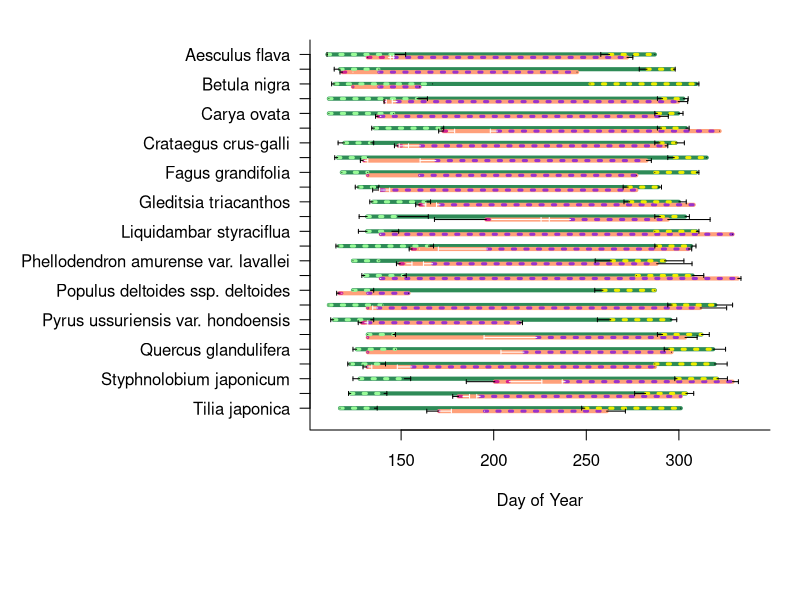
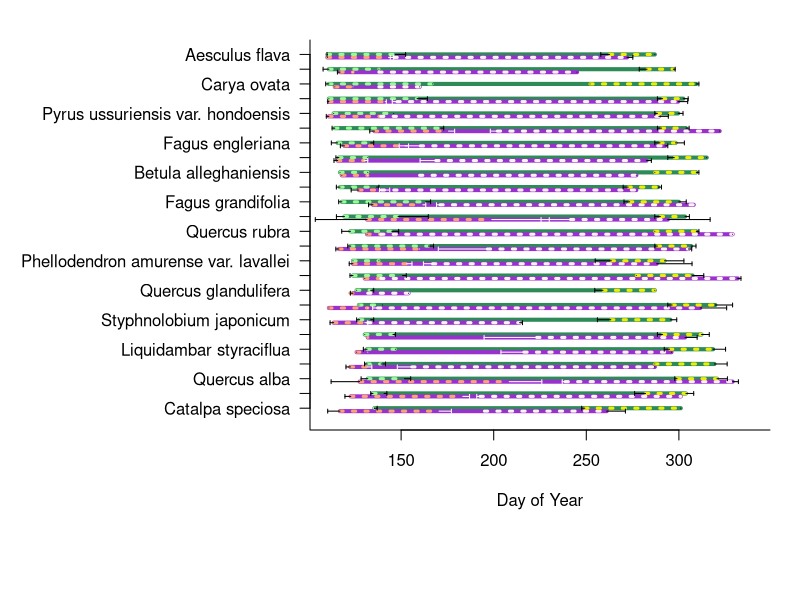
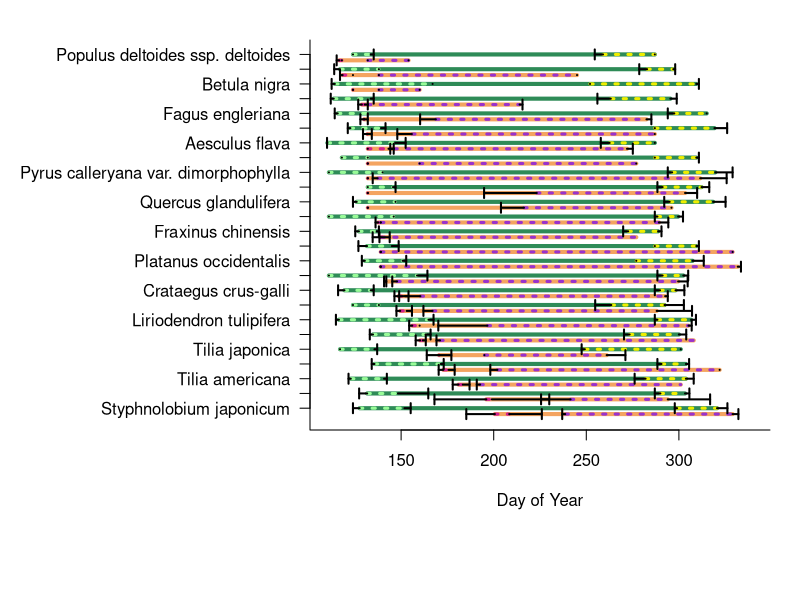
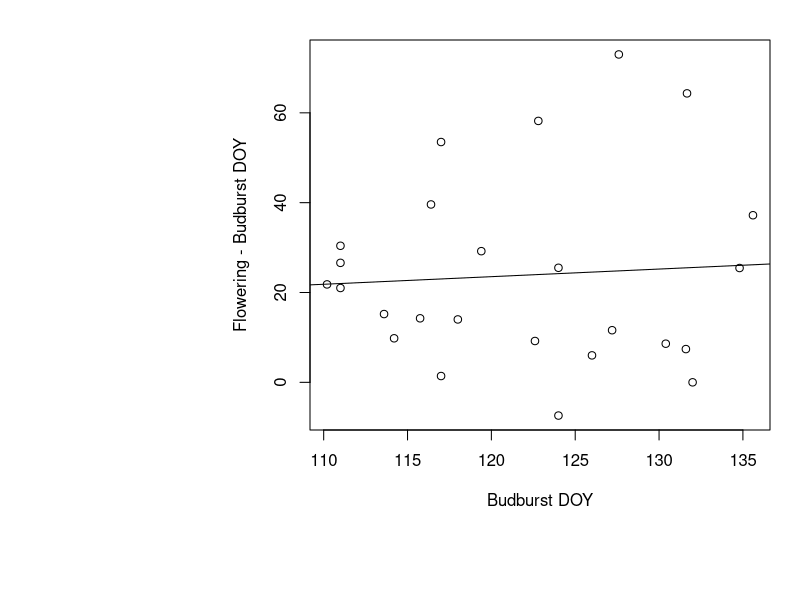
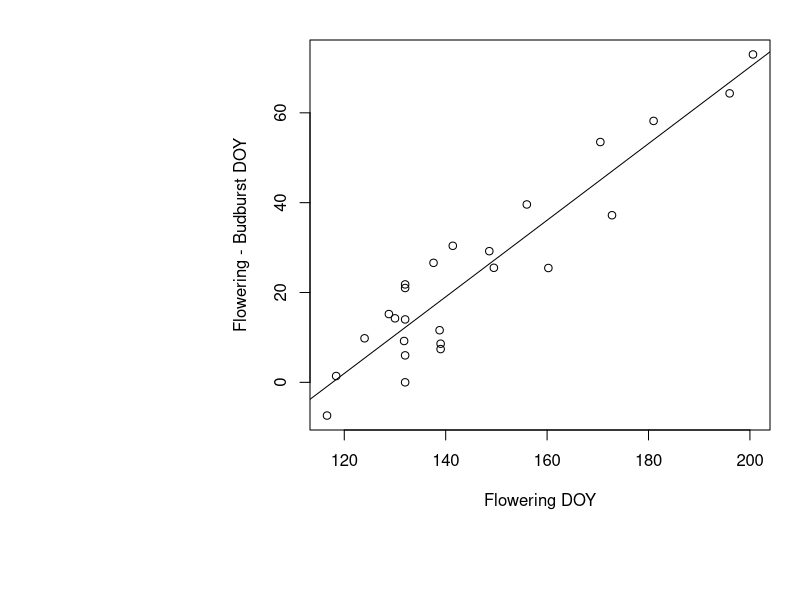
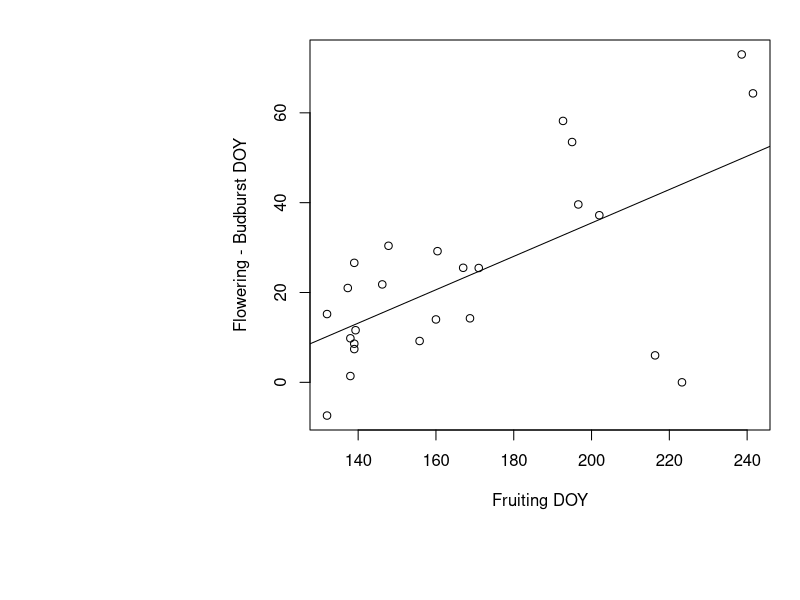
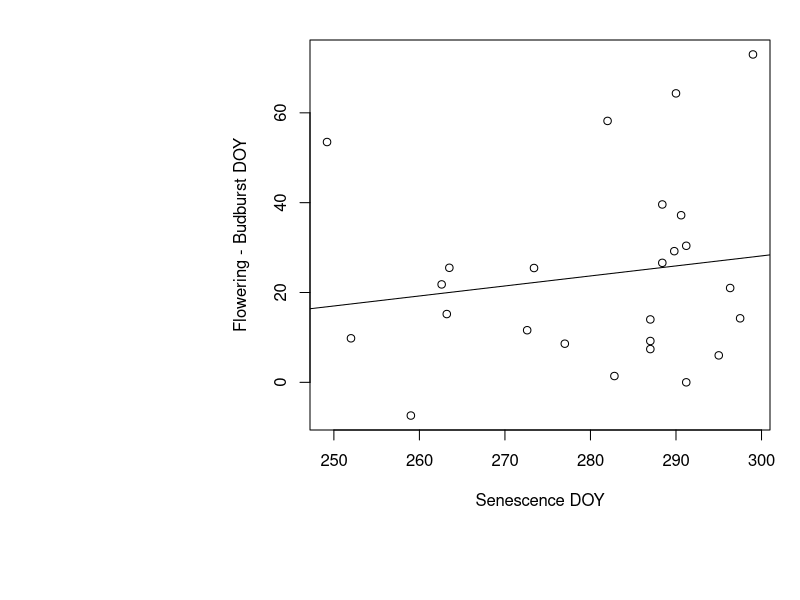
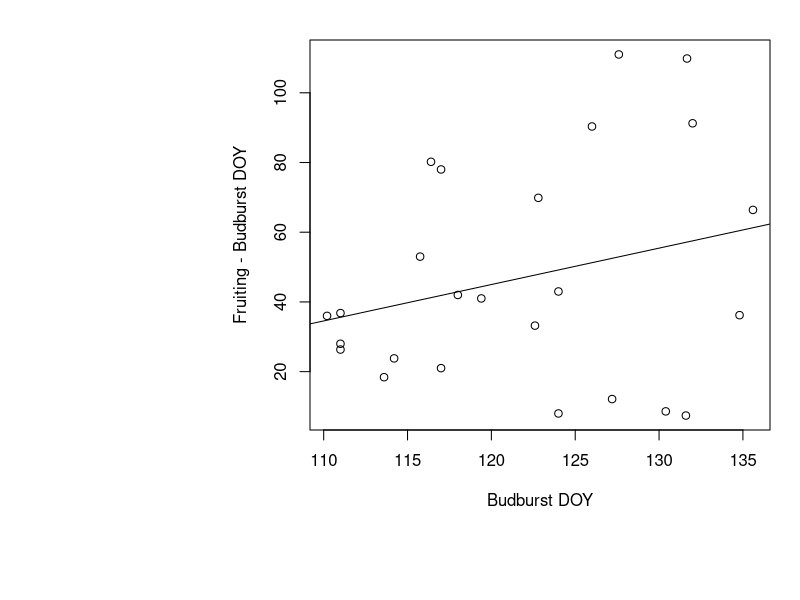

The R script that drew these images, in order: (Note: this script raises an error after producing the figures.)

###Start of code to make a plot of when different phenological phases (growth, flowering, fruiting) 
#occur during the growing season at Arnold ARboretum, for Sally Gee's thesis data
#STarted by Ailene, Feb 1, 2016, then handed off to Sally!
#Edited by sally

##New edits with offsetting lines and error bars
#started 7/10/2016

##Second edits with plotting whole growing season started 7/24/16

##Read in data:
setwd("~/git/phenconstraints")
dat<-read.csv("data/growingseason_doy.csv", header=T)
dat2<-read.csv("data/growingseason_doy2.csv", header = T)
dim(dat)
head(dat)
names(dat)
names(dat2)

library(RColorBrewer)
#Assign colors, using the RcolorBrewer package- each species gets a different color
cols <- colorRampPalette(brewer.pal(8,"Accent"))(25)

##data are currently by individual, but we want to plot them by species. 
## convert this to a summary by species (with mean start and end date across species for each phase)

LDstartm<-tapply(dat$LDStart_DOY,dat$Species,mean, na.rm=T)
LDendm<-tapply(dat$LDEnd_DOY,dat$Species,mean, na.rm=T)
FLstartm<-tapply(dat$FloStart_DOY,dat$Species,mean, na.rm=T)
FLendm<-tapply(dat$FloEnd_DOY,dat$Species,mean, na.rm=T)
FRstartm<-tapply(dat$FruStart_DOY,dat$Species,mean, na.rm=T)
FRendm<-tapply(dat$FruEnd_DOY,dat$Species,mean, na.rm=T)
SENstartm<-tapply(dat$SenStart_DOY,dat$Species,mean, na.rm=T)
SENendm<-tapply(dat$SenEnd_DOY,dat$Species,mean, na.rm=T)

## finding the standard deviation
LDstart.sd<-tapply(dat$LDStart_DOY,dat$Species, sd, na.rm=T)
LDend.sd<-tapply(dat$LDEnd_DOY,dat$Species,sd, na.rm=T)
FLstart.sd<-tapply(dat$FloStart_DOY,dat$Species,sd, na.rm=T)
FLend.sd<-tapply(dat$FloEnd_DOY,dat$Species,sd, na.rm=T)
FRstart.sd<-tapply(dat$FruStart_DOY,dat$Species,sd, na.rm=T)
FRend.sd<-tapply(dat$FruEnd_DOY,dat$Species,sd, na.rm=T)
SENstart.sd<-tapply(dat$SenStart_DOY,dat$Species,sd, na.rm=T)
SENend.sd<-tapply(dat$SenEnd_DOY,dat$Species,sd, na.rm=T)

# tried length () to get sample size but that did not work. It said I was passing it two arguments.
#LDstart.n<-tapply(dat$LDStart_DOY,dat$Species,length(length(dat$Species[i])), na.rm=T)
#used table() instead and returns a vector

samplesize <- table(dat$Species)

#standard error = standard deviation of DOY/sqrt of sample size of each species
LDstart.se<- LDstart.sd/sqrt(samplesize)
LDend.se<- LDend.sd/sqrt(samplesize)
FLstart.se<-FLstart.sd/sqrt(samplesize)
FLend.se<-FLend.sd/sqrt(samplesize)
FRstart.se<-FRstart.sd/sqrt(samplesize)
FRend.se<-FRend.sd/sqrt(samplesize)
SENstart.se<-SENstart.sd/sqrt(samplesize)
SENend.se<-SENend.sd/sqrt(samplesize)

### 8/8 sort values from earliest LD start date to latest 

lLDstartm<-sort(LDstartm, decreasing = FALSE)
lLDendm<-LDendm[names(LDstartm)]
lFLstartm<-LDstartm[names(LDstartm)]
lFLendm<-FLendm[names(LDstartm)]
lFRstartm<-FRstartm[names(LDstartm)]
lFRendm<-FRendm[names(LDstartm)]
lSENstartm<-SENstartm[names(LDstartm)]
lSENendm<-SENendm[names(LDstartm)]

lLDstart.sd<-LDstart.sd[names(LDstartm)]
lLDend.sd<-LDend.sd[names(LDstartm)]
lFLstart.sd<-FLstart.sd[names(LDstartm)]
lFLend.sd<-FLend.sd[names(LDstartm)]
lFRstart.sd<-FRstart.sd[names(LDstartm)]
lFRend.sd<-FRend.sd[names(LDstartm)]
lSENstart.sd<-SENstart.sd[names(LDstartm)]
lSENend.sd<-SENend.sd[names(LDstartm)]

lsamplesize <- samplesize[names(LDstartm)]

lLDstart.se<- LDstart.se[names(LDstartm)]
lLDend.se<- LDend.se[names(LDstartm)]
lFLstart.se<-FLstart.se[names(LDstartm)]
lFLend.se<-FLend.se[names(LDstartm)]
lFRstart.se<-FRstart.se[names(LDstartm)]
lFRend.se<-FRend.se[names(LDstartm)]
lSENstart.se<-SENstart.se[names(LDstartm)]
lSENend.se<-SENend.se[names(LDstartm)]

##sort by flowering time

fFLstartm<-sort(FLstartm, decreasing = FALSE)
fLDendm<-LDendm[names(fFLstartm)]
fLDstartm<-LDstartm[names(fFLstartm)]
fFLendm<-FLendm[names(fFLstartm)]
fFRstartm<-FRstartm[names(fFLstartm)]
fFRendm<-FRendm[names(fFLstartm)]
fSENstartm<-SENstartm[names(fFLstartm)]
fSENendm<-SENendm[names(fFLstartm)]

fLDstart.sd<-LDstart.sd[names(fFLstartm)]
fLDend.sd<-LDend.sd[names(fFLstartm)]
fFLstart.sd<-FLstart.sd[names(fFLstartm)]
fFLend.sd<-FLend.sd[names(fFLstartm)]
fFRstart.sd<-FRstart.sd[names(fFLstartm)]
fFRend.sd<-FRend.sd[names(fFLstartm)]
fSENstart.sd<-SENstart.sd[names(fFLstartm)]
fSENend.sd<-SENend.sd[names(fFLstartm)]


fsamplesize <- samplesize[names(fFLstartm)]

fLDstart.se<- LDstart.se[names(fFLstartm)]
fLDend.se<- LDend.se[names(fFLstartm)]
fFLstart.se<-FLstart.se[names(fFLstartm)]
fFLend.se<-FLend.se[names(fFLstartm)]
fFRstart.se<-FRstart.se[names(fFLstartm)]
fFRend.se<-FRend.se[names(fFLstartm)]
fSENstart.se<-SENstart.se[names(fFLstartm)]
fSENend.se<-SENend.se[names(fFLstartm)]



##Now Plot
#figure out what max and min values are for all phases, so that i know what the x axis limits should be
max(dat[,12:19],na.rm=T)
min(dat[,12:19],na.rm=T)
quartz(height=10,width=10)#for pc you replace "quartz" with X11
par(mai=c(1,3,.2,.1), omi=c(.7,.1,.2,.2))
plot(10,10, type="p", cex=.8,pch=21, col="white", bty="L", xlab="Day of Year",ylab=" ", ylim=c(1,50), yaxt='n',xlim=c(110,340),las=1)
axis(side=2,at=c(seq(from =2, to = 50, by = 2)),labels=(paste(rev(names(LDstartm)))),las=1)

#Start with Aesculus
species<-names(LDstartm)


### 7/24/16
y<-rev(seq(from =2, to = 50, by = 2))
for(i in 1:length(species)){
  lines(c(LDstartm[i],SENendm[i]),c(y[i],y[i]), col="seagreen",lwd=4)
  lines(c(FLstartm[i],FRendm[i]),c(y[i]-0.4,y[i]-0.4),col="lightsalmon", lwd=4)
  lines(c(FLstartm[i],FLendm[i]),c(y[i]-0.4,y[i]-0.4), col="violetred", lty = 3, lwd=3)
  lines(c(LDstartm[i],LDendm[i]),c(y[i],y[i]), col="palegreen", lty=3, lwd=3)
  lines(c(FRstartm[i],FRendm[i]),c(y[i]-0.4,y[i]-0.4), col="darkorchid", lty=3, lwd=3)
  lines(c(SENstartm[i],SENendm[i]),c(y[i],y[i]), col="yellow2", lty=3,lwd=3)
}


# error bars

for(i in 1:length(species)){
  arrows(LDstartm[i],y[i], LDstartm[i]-LDstart.se[i],y[i], length =0.02, angle=90, code=2, lty = 1,lwd = 1)
  arrows(LDendm[i],y[i], LDendm[i]+LDend.se[i],y[i], length =0.02, angle=90, code=2, lty = 1,lwd = 1)
  arrows(FLstartm[i],y[i]-0.4, FLstartm[i]-FLstart.se[i],y[i]-0.4, length =0.02, angle=90, code=2, lty = 1,lwd = 1)
  arrows(FLendm[i],y[i]-0.4, FLendm[i]+FLend.se[i],y[i]-0.4, length =0.02, angle=90, code=2, col = "white",lty = 1,lwd = 1)
  arrows(FRstartm[i],y[i]-0.4, FRstartm[i]-FRstart.se[i],y[i]-0.4, length =0.02, angle=90, code=2, col = "white", lty = 1,lwd = 1)
  arrows(FRendm[i],y[i]-0.4, FRendm[i]+FRend.se[i],y[i]-0.4, length =0.02, angle=90, code=2, lty = 1,lwd = 1)
  arrows(SENstartm[i],y[i], SENstartm[i]-SENstart.se[i],y[i], length =0.02, angle=90, code=2, lty = 1,lwd = 1)
  arrows(SENendm[i],y[i], SENendm[i]+SENend.se[i],y[i], length =0.02, angle=90, code=2, lty = 1,lwd = 1)
}


##Plot by Leafout date
quartz(height=10,width=10)#for pc you replace "quartz" with X11
par(mai=c(1,3,.2,.1), omi=c(.7,.1,.2,.2))
plot(10,10, type="p", cex=.8,pch=21, col="white", bty="L", xlab="Day of Year",ylab=" ", ylim=c(1,50), yaxt='n',xlim=c(110,340),las=1)
axis(side=2,at=c(seq(from =2,to=50, by=2)),labels=(paste(rev(names(lLDstartm)))),las=1)

#Start with Aesculus
lspecies<-names(lLDstartm)

y<-rev(seq(from =2,to=50, by=2))
for(i in 1:length(lspecies)){
  lines(c(lLDstartm[i],lSENendm[i]),c(y[i],y[i]), col="seagreen",lwd=4)
  lines(c(lFLstartm[i],lFRendm[i]),c(y[i]-0.4,y[i]-0.4),col="darkorchid", lwd=4)
  lines(c(lFLstartm[i],lFLendm[i]),c(y[i]-0.4,y[i]-0.4), col="lightsalmon", lty = 3, lwd=3)
  lines(c(lLDstartm[i],lLDendm[i]),c(y[i],y[i]), col="palegreen", lty=3, lwd=3)
  lines(c(lFRstartm[i],lFRendm[i]),c(y[i]-0.4,y[i]-0.4), col="lavenderblush", lty=3, lwd=3)
  lines(c(lSENstartm[i],lSENendm[i]),c(y[i],y[i]), col="yellow2", lty=3,lwd=3)
}


# error bars

for(i in 1:length(lspecies)){
  arrows(lLDstartm[i],y[i], lLDstartm[i]-lLDstart.se[i],y[i], length =0.02, angle=90, code=2, lty = 1,lwd = 1)
  arrows(lLDendm[i],y[i], lLDendm[i]+lLDend.se[i],y[i], length =0.02, angle=90, code=2, lty = 1,lwd = 1)
  arrows(lFLstartm[i],y[i]-0.4, lFLstartm[i]-lFLstart.se[i],y[i]-0.4, length =0.02, angle=90, code=2, lty = 1,lwd = 1)
  arrows(lFLendm[i],y[i]-0.4, lFLendm[i]+lFLend.se[i],y[i]-0.4, length =0.02, angle=90, code=2, col = "white",lty = 1,lwd = 1)
  arrows(lFRstartm[i],y[i]-0.4, lFRstartm[i]-lFRstart.se[i],y[i]-0.4, length =0.02, angle=90, code=2, col = "white", lty = 1,lwd = 1)
  arrows(lFRendm[i],y[i]-0.4, lFRendm[i]+lFRend.se[i],y[i]-0.4, length =0.02, angle=90, code=2, lty = 1,lwd = 1)
  arrows(lSENstartm[i],y[i], lSENstartm[i]-lSENstart.se[i],y[i], length =0.02, angle=90, code=2, lty = 1,lwd = 1)
  arrows(lSENendm[i],y[i], lSENendm[i]+lSENend.se[i],y[i], length =0.02, angle=90, code=2, lty = 1,lwd = 1)
}


##Plot by flowering date
quartz(height=10,width=10)#for pc you replace "quartz" with X11
par(mai=c(1,3,.2,.1), omi=c(.7,.1,.2,.2))
plot(10,10, type="p", cex=.8,pch=21, col="white", bty="L", xlab="Day of Year",ylab=" ", ylim=c(1,50), yaxt='n',xlim=c(110,340),las=1)
axis(side=2,at=c(seq(from =2,to=50, by=2)),labels=(paste(rev(names(fLDstartm)))),las=1)

fspecies<-names(fFLstartm)

y<-rev(seq(from =2,to=50, by=2))
for(i in 1:length(fspecies)){
  lines(c(fLDstartm[i],fSENendm[i]),c(y[i],y[i]), col="seagreen",lwd=4)
  lines(c(fFLstartm[i],fFRendm[i]),c(y[i]-0.8,y[i]-0.8),col="sandybrown", lwd=4)
  lines(c(fFLstartm[i],fFLendm[i]),c(y[i]-0.8,y[i]-0.8), col="violetred", lty = 3, lwd=3)
  lines(c(fLDstartm[i],fLDendm[i]),c(y[i],y[i]), col="palegreen", lty=3, lwd=3)
  lines(c(fFRstartm[i],fFRendm[i]),c(y[i]-0.8,y[i]-0.8), col="darkorchid", lty=3, lwd=3)
  lines(c(fSENstartm[i],fSENendm[i]),c(y[i],y[i]), col="yellow2", lty=3,lwd=3)
}


# error bars

for(i in 1:length(fspecies)){
  arrows(fLDstartm[i],y[i], fLDstartm[i]-fLDstart.se[i],y[i], length =0.05, angle=90, code=2, col = "black", lty = 1,lwd = 2)
  arrows(fLDendm[i],y[i], fLDendm[i]+fLDend.se[i],y[i], length =0.05, angle=90, code=2, col = "black", lty = 1,lwd = 2)
  arrows(fFLstartm[i],y[i]-0.8, fFLstartm[i]-fFLstart.se[i],y[i]-0.8, length =0.05, angle=90, code=2, col = "black", lty = 1,lwd = 2)
  arrows(fFLendm[i],y[i]-0.8, fFLendm[i]+fFLend.se[i],y[i]-0.8, length =0.05, angle=90, code=2, col = "black",lty = 1,lwd = 2)
  arrows(fFRstartm[i],y[i]-0.8, fFRstartm[i]-fFRstart.se[i],y[i]-0.8, length =0.05, angle=90, code=2, col = "black", lty = 1,lwd = 2)
  arrows(fFRendm[i],y[i]-0.8, fFRendm[i]+fFRend.se[i],y[i]-0.8, length =0.05, angle=90, code=2,col = "black", lty = 1,lwd = 2)
  arrows(fSENstartm[i],y[i], fSENstartm[i]-fSENstart.se[i],y[i], length =0.05, angle=90, code=2,col = "black", lty = 1,lwd = 2)
  arrows(fSENendm[i],y[i], fSENendm[i]+fSENend.se[i],y[i], length =0.05, angle=90, code=2, col = "black", lty = 1,lwd = 2)
}

###########################################
# 10/5/16 & 10/18/16 plotting all possible combinations
# plotting the difference between flowering doy and leaf developement doy over the season

BB_Flodoy = fFLstartm - fLDstartm

min(fFLstartm)
max(fFLstartm)
min(BB_Flodoy)
max(BB_Flodoy)
min(fLDstartm)
max(fLDstartm)

Flo_Frudoy = fFLstartm - fFRstartm #will get negative values
min(Flo_Frudoy)
max(Flo_Frudoy)
min(fFRstartm)
max(fFRstartm)

## Added best fit line 10/24

BB_Flodoy = fFLstartm - fLDstartm
plot(fLDstartm, BB_Flodoy, xlab = "Budburst DOY", ylab = "Flowering - Budburst DOY",bg=cols[as.numeric(as.factor(fspecies))])
abline(lm(BB_Flodoy~fLDstartm))
plot(fFLstartm, BB_Flodoy, xlab = "Flowering DOY", ylab = "Flowering - Budburst DOY")
abline(lm(BB_Flodoy~fFLstartm))
plot(fFRstartm, BB_Flodoy, xlab = "Fruiting DOY", ylab = "Flowering - Budburst DOY")
abline(lm(BB_Flodoy~fFRstartm))
plot(fSENstartm, BB_Flodoy, xlab = "Senescence DOY", ylab = "Flowering - Budburst DOY")
abline(lm(BB_Flodoy ~ fSENstartm))



BB_Frudoy = fFRstartm - fLDstartm
plot(fLDstartm, BB_Frudoy, xlab = "Budburst DOY", ylab = "Fruiting - Budburst DOY")
abline(lm(BB_Frudoy~fLDstartm))
plot(fFLstartm, BB_Frudoy, xlab = "Flowering DOY", ylab = "Fruiting - Budburst DOY")
abline(lm(BB_Frudoy~fFLstartm))
plot(fFRstartm, BB_Frudoy, xlab = "Fruiting DOY", ylab = "Fruiting - Budburst DOY")
abline(lm(BB_Frudoy~fFRstartm))
plot(fSENstartm, BB_Frudoy, xlab = "Senescence DOY", ylab = "Fruiting - Budburst DOY")
abline(lm(BB_Frudoy~fSENstartm))

Flo_Frudoy = fFRstartm - fFLstartm
plot(fLDstartm, Flo_Frudoy, xlab = "Budburst DOY", ylab = "Fruiting - Flowering DOY")
abline(lm(Flo_Frudoy~fLDstartm))
plot(fFLstartm, Flo_Frudoy, xlab = "Flowering DOY", ylab = "Fruiting - Flowering DOY")
abline(lm(Flo_Frudoy~fFLstartm))
plot(fFRstartm, Flo_Frudoy, xlab = "Fruiting DOY", ylab = "Fruiting - Flowering DOY")
abline(lm(Flo_Frudoy~fFRstartm))
plot(fSENstartm, Flo_Frudoy, xlab = "Senescence DOY", ylab = "Fruiting - Flowering DOY")
abline(lm(Flo_Frudoy~fSENstartm))

BB_SSdoy = fSENstartm - fLDstartm
plot(fLDstartm, BB_SSdoy, xlab = "Budburst DOY", ylab = "Senescence - Budburst DOY")
abline(lm(BB_SSdoy~fLDstartm))
plot(fFLstartm, BB_SSdoy, xlab = "Flowering DOY", ylab = "Senescence - Budburst DOY")
abline(lm(BB_SSdoy~fFLstartm))
plot(fFRstartm, BB_SSdoy, xlab = "Fruiting DOY", ylab = "Senescence - Budburst DOY")
abline(lm(BB_SSdoy~fFRstartm))
plot(fSENstartm, BB_SSdoy, xlab = "Senescence DOY", ylab = "Senescence - Budburst DOY")
abline(lm(BB_SSdoy~fSENstartm))

Flo_SSdoy = fSENstartm - fFLstartm 
plot(fLDstartm, Flo_SSdoy, xlab = "Budburst DOY", ylab = "Senescence - Flowering DOY")
abline(lm(Flo_SSdoy~fLDstartm))
plot(fFLstartm, Flo_SSdoy, xlab = "Flowering DOY", ylab = "Senescence - Flowering DOY")
abline(lm(Flo_SSdoy~fFLstartm))
plot(fFRstartm, Flo_SSdoy, xlab = "Fruiting DOY", ylab = "Senescence - Flowering DOY")
abline(lm(Flo_SSdoy~fFRstartm))
plot(fSENstartm, Flo_SSdoy, xlab = "Senescence DOY", ylab = "Senescence - Flowering DOY")
abline(lm(Flo_SSdoy~fSENstartm))

Fru_SSdoy = fSENstartm - fFRstartm
plot(fLDstartm, Fru_SSdoy, xlab = "Budburst DOY", ylab = "Senescence - Fruiting DOY")
abline(lm(Fru_SSdoy~fLDstartm))
plot(fFLstartm, Fru_SSdoy, xlab = "Flowering DOY", ylab = "Senescence - Fruiting DOY")
abline(lm(Fru_SSdoy~fFLstartm))
plot(fFRstartm, Fru_SSdoy, xlab = "Fruiting DOY", ylab = "Senescence - Fruiting DOY")
abline(lm(Fru_SSdoy~fFRstartm))
plot(fSENstartm, Fru_SSdoy, xlab = "Senescence DOY", ylab = "Senescence - Fruiting DOY")
abline(lm(Fru_SSdoy~fSENstartm))

f#10/5/16
#plot(fFRstartm, Flo_Frudoy, xlab = "Fruiting DOY", ylab = "Flowering - Fruiting DOY")
#plot(fFRstartm, Flo_Frudoy2, xlab = "Fruiting DOY", ylab = "Fruiting - Flowering DOY")
#plot(fFLstartm, Flo_Frudoy2, xlab = "Flowering DOY", ylab = "Fruiting - Flowering DOY")


quartz(height = 5, width = 7)
par(mai=c(1,3,.2,.1), omi=c(.7,.1,.2,.2))
plot(1,1,type="p", cex=.8,pch=21, col="white", bty="L", xlab="Flowering Doy - Leafout Doy",ylab=" ", ylim=c(1,25), yaxt='n',xlim=c(-10,80),las=1)
axis(side=2,at=c(seq(1:25)),labels=(paste(rev(names(fLDstartm)))),las=1)

y<-rev(seq(1:25))
for(i in 1:length(fspecies)){
  points(Flo_Leafdoy[i],y[i])
}

plot(1,1,type="p", cex=.8,pch=21, col="white", bty="L", xlab="Flowering Doy - Leafout Doy",ylab=" ", ylim=c(1,25), yaxt='n',xlim=c(-10,80),las=1)
axis(side=2,at=c(seq(1:25)),labels=(paste(rev(names(fLDstartm)))),las=1)

plot(fLDstartm, Flo_Leafdoy, xlab = "Budburst DOY", ylab = "Flowering - Budburst DOY")
plot(fFLstartm, Flo_Leafdoy, xlab = "Flowering DOY", ylab = "Flowering - Budburst DOY")
abline(lm(Flo_Leafdoy ~ fFLstartm), col = "red")
plot(fFRstartm, Flo_Frudoy, xlab = "Fruiting DOY", ylab = "Flowering - Fruiting DOY")
plot(fFRstartm, Flo_Frudoy2, xlab = "Fruiting DOY", ylab = "Fruiting - Flowering DOY")
plot(fFLstartm, Flo_Frudoy2, xlab = "Flowering DOY", ylab = "Fruiting - Flowering DOY")


### Addition 10/22/16
## After plotting all possible combinations of phenological phases, I(Sally) felt that there wasn't 
## a clear trend of the ends being constrained by weather conditions. So, I decided to plot the repoduction
## time from open flowering to appearance of fruit instead of end fruit ripe to see if there would be a clearer represenation.

##Plot by flowering date
quartz(height=10,width=10)#for pc you replace "quartz" with X11
par(mai=c(1,3,.2,.1), omi=c(.7,.1,.2,.2))
plot(10,10, type="p", cex=.8,pch=21, col="white", bty="L", xlab="Day of Year",ylab=" ", ylim=c(1,50), yaxt='n',xlim=c(110,340),las=1)
axis(side=2,at=c(seq(from =2,to=50, by=2)),labels=(paste(rev(names(fLDstartm)))),las=1)

fspecies<-names(fLDstartm)

## version 1
y<-rev(seq(from =2,to=50, by=2))
for(i in 1:length(fspecies)){
  lines(c(fLDstartm[i],fSENendm[i]),c(y[i],y[i]), col="seagreen",lwd=4)
  lines(c(fFLstartm[i],fFRstartm[i]),c(y[i]-0.8,y[i]-0.8),col="sandybrown", lwd=4)
  lines(c(fFLstartm[i],fFLendm[i]),c(y[i]-0.8,y[i]-0.8), col="violetred", lty = 3, lwd=3)
  lines(c(fLDstartm[i],fLDendm[i]),c(y[i],y[i]), col="palegreen", lty=3, lwd=3)
  lines(c(fFRstartm[i],fFRendm[i]),c(y[i]-0.8,y[i]-0.8), col="darkorchid", lty=3, lwd=3)
  lines(c(fSENstartm[i],fSENendm[i]),c(y[i],y[i]), col="yellow2", lty=3,lwd=3)
}

## version 2
y<-rev(seq(from =2,to=50, by=2))
for(i in 1:length(fspecies)){
  lines(c(fLDstartm[i],fSENstartm[i]),c(y[i],y[i]), col="seagreen",lwd=4)
  lines(c(fFLstartm[i],fFRstartm[i]),c(y[i]-0.8,y[i]-0.8),col="sandybrown", lwd=4)
  lines(c(fFLstartm[i],fFLendm[i]),c(y[i]-0.8,y[i]-0.8), col="violetred", lty = 3, lwd=3)
  lines(c(fLDstartm[i],fLDendm[i]),c(y[i],y[i]), col="palegreen", lty=3, lwd=3)
  lines(c(fFRstartm[i],fFRendm[i]),c(y[i]-0.8,y[i]-0.8), col="darkorchid", lty=3, lwd=3)
  lines(c(fSENstartm[i],fSENendm[i]),c(y[i],y[i]), col="yellow2", lty=3,lwd=3)
}

## version 3
y<-rev(seq(from =2,to=50, by=2))
for(i in 1:length(fspecies)){
  lines(c(fLDendm[i],fSENstartm[i]),c(y[i],y[i]), col="seagreen",lwd=4)
  lines(c(fFLstartm[i],fFRstartm[i]),c(y[i]-0.8,y[i]-0.8),col="sandybrown", lwd=4)
  lines(c(fFLstartm[i],fFLendm[i]),c(y[i]-0.8,y[i]-0.8), col="violetred", lty = 3, lwd=3)
  lines(c(fLDstartm[i],fLDendm[i]),c(y[i],y[i]), col="palegreen", lty=3, lwd=3)
  lines(c(fFRstartm[i],fFRendm[i]),c(y[i]-0.8,y[i]-0.8), col="darkorchid", lty=3, lwd=3)
  lines(c(fSENstartm[i],fSENendm[i]),c(y[i],y[i]), col="yellow2", lty=3,lwd=3)
}

### 10/23/16 Making plots for Leaf Out

LOstartm<-tapply(dat2$LOutStart_DOY,dat2$Species,mean, na.rm=T)
LOendm<-tapply(dat2$LOutEnd_DOY,dat2$Species,mean, na.rm=T)

fLOstartm<- LOstartm[names(fFLstartm)]
fLOendm<- LOendm[names(fFLstartm)]

BB_LOdoy = fLOstartm - fLDstartm
plot(fLDstartm, BB_LOdoy, xlab = "Budburst DOY", ylab = "Leaf Out - Budburst DOY")
abline(lm(BB_LOdoy~fLDstartm))
plot(fLOstartm, BB_LOdoy, xlab = "Leaf Out", ylab = "Leaf Out - Budburst DOY")
abline(lm(BB_LOdoy~fLOstartm))
plot(fFLstartm, BB_LOdoy, xlab = "Flowering DOY", ylab = "Leaf Out - Budburst DOY")
abline(lm(BB_LOdoy~fFLstartm))
plot(fFRstartm, BB_LOdoy, xlab = "Fruiting DOY", ylab = "Leaf Out - Budburst DOY")
abline(lm(BB_LOdoy~fFRstartm))
plot(fSENstartm, BB_LOdoy, xlab = "Senescence DOY", ylab = "Leaf Out - Budburst DOY")
abline(lm(BB_LOdoy~fSENstartm))

LO_FLdoy = fFLstartm - fLOstartm
plot(fLDstartm, LO_FLdoy, xlab = "Budburst DOY", ylab = "Flowering - Leaf Out DOY")
abline(lm(LO_FLdoy~fLDstartm))
plot(fLOstartm, LO_FLdoy, xlab = "Leaf Out DOY", ylab = "Flowering - Leaf Out DOY")
abline(lm(LO_FLdoy~fLOstartm))
plot(fFLstartm, LO_FLdoy, xlab = "Flowering DOY", ylab = "Flowering - Leaf Out DOY")
abline(lm(LO_FLdoy~fFLstartm))
plot(fFRstartm, LO_FLdoy, xlab = "Fruiting DOY", ylab = "Flowering - Leaf Out DOY")
abline(lm(LO_FLdoy~fFRstartm))
plot(fSENstartm, LO_FLdoy, xlab = "Senescence DOY", ylab = "Flowering - Leaf Out DOY")
abline(lm(LO_FLdoy~fSENstartm))

LO_FRdoy = fFRstartm - fLOstartm
plot(fLDstartm, LO_FRdoy, xlab = "Budburst DOY", ylab = "Fruiting - Leaf Out DOY")
abline(lm(LO_FRdoy~fLDstartm))
plot(fLOstartm, LO_FRdoy, xlab = "Leaf Out DOY", ylab = "Fruiting - Leaf Out DOY")
abline(lm(LO_FRdoy~fLOstartm))
plot(fFLstartm, LO_FRdoy, xlab = "Flowering DOY", ylab = "Fruiting - Leaf Out DOY")
abline(lm(LO_FRdoy~fFLstartm))
plot(fFRstartm, LO_FRdoy, xlab = "Fruiting DOY", ylab = "Fruiting - Leaf Out DOY")
abline(lm(LO_FRdoy~fFRstartm))
plot(fSENstartm, LO_FRdoy, xlab = "Senescence DOY", ylab = "Fruiting - Leaf Out DOY")
abline(lm(LO_FRdoy~fSENstartm))

LO_SSdoy = fSENstartm - fLOstartm
plot(fLDstartm, LO_SSdoy, xlab = "Budburst DOY", ylab = "Senescence - Leaf Out DOY")
abline(lm(LO_SSdoy~fLDstartm))
plot(fLOstartm, LO_SSdoy, xlab = "Leaf Out DOY", ylab = "Senescence - Leaf Out DOY")
abline(lm(LO_SSdoy~fLOstartm))
plot(fFLstartm, LO_SSdoy, xlab = "Flowering DOY", ylab = "Senescence - Leaf Out DOY")
abline(lm(LO_SSdoy~fFLstartm))
plot(fFRstartm, LO_SSdoy, xlab = "Fruiting DOY", ylab = "Senescence - Leaf Out DOY")
abline(lm(LO_SSdoy~fFRstartm))
plot(fSENstartm, LO_SSdoy, xlab = "Senescence DOY", ylab = "Senescence - Leaf Out DOY")
abline(lm(LO_SSdoy~fSENstartm))

plot(fLOstartm, BB_Flodoy, xlab = "Leaf Out DOY", ylab = "Flowering - Budburst DOY")
abline(lm(BB_Flodoy~fLOstartm))

plot(fLOstartm, BB_Frudoy, xlab = "Leaf Out DOY", ylab = "Fruiting - Budburst DOY")
abline(lm(BB_Frudoy~fLOstartm))

plot(fLOstartm, Flo_Frudoy, xlab = "Leaf Out DOY", ylab = "Fruiting - Flowering DOY")
abline(lm(Flo_Frudoy~fLOstartm))

plot(fLOstartm, BB_SSdoy, xlab = "Leaf Out DOY", ylab = "Senescence - Budburst DOY")
abline(lm(BB_SSdoy~fLOstartm))

plot(fLOstartm, Flo_SSdoy, xlab = "Leaf Out DOY", ylab = "Senescence - Flowering DOY")
abline(lm(Flo_SSdoy~fLOstartm))

plot(fLOstartm, Fru_SSdoy, xlab = "Leaf Out DOY", ylab = "Senescence - Fruiting DOY")
abline(lm(Fru_SSdoy~fLOstartm))


################################
################################
####### 11/1/16 correlations between stages and interperiod
##############

BB_Flodoy = fFLstartm - fLDstartm

summary(lm(BB_Flodoy~fLDstartm))
#R2 = -0.03894 ; p = 0.7541 DF = 23

summary(lm(BB_Flodoy~fFLstartm))
#R2 = 0.8692 ; p = <0.001 DF = 23

summary(lm(BB_Flodoy~fFRstartm))
#R2 = 0.3602 ; p = 0.0009 DF = 23

summary(lm(BB_Flodoy ~ fSENstartm))
#R2 = -0.01765 ; p = 0.4526 DF = 23


BB_Frudoy = fFRstartm - fLDstartm

summary(lm(BB_Frudoy~fLDstartm))
#R2 = 0.0304 ; p = 0.1986 ; DF = 23

summary(lm(BB_Frudoy~fFLstartm))
#R2 = 0.4686 ; p = <0.001 ; DF = 23

summary(lm(BB_Frudoy~fFRstartm))
#R2 = 0.9476 ; p = <0.0001 ; DF = 23

summary(lm(BB_Frudoy~fSENstartm))
#R2 = 0.103 ; p = 0.06499 ; DF = 23


Flo_Frudoy = fFRstartm - fFLstartm

summary(lm(Flo_Frudoy~fLDstartm))
#R2 = 0.04938 ; p = 0.1475 ; DF = 23

summary(lm(Flo_Frudoy~fFLstartm))
#r2 = -0.02903 ; p = 0.5753 ; DF = 23

summary(lm(Flo_Frudoy~fFRstartm))
#R2 = -.5577 ; p = <0.0001 ; DF 23

summary(lm(Flo_Frudoy~fSENstartm))
#R2 = 0.09442 ; p = 0.07405 ; DF = 23


BB_SSdoy = fSENstartm - fLDstartm

summary(lm(BB_SSdoy~fLDstartm))
#r2 = 0.0945 ; p = 0.07396

summary(lm(BB_SSdoy~fFLstartm))
#R2 = -0.04284 ; p = 0.9064 ; DF = 23

summary(lm(BB_SSdoy~fFRstartm))
#R2 = -0.03039 ; p = 0.594 ; DF = 23

summary(lm(BB_SSdoy~fSENstartm))
#R2 = 0.7248 ; p = <0.0001 ; DF = 23


Flo_SSdoy = fSENstartm - fFLstartm 

summary(lm(Flo_SSdoy~fLDstartm))
#r2 = 0.04225 ; p = 0.1648 ; DF = 23

summary(lm(Flo_SSdoy~fFLstartm))
#R2 = 0.6408 ; p = <0.0001 ; DF = 23

summary(lm(Flo_SSdoy~fFRstartm))
#R2 = 0..1745; p = 0.02162 ; DF = 23

summary(lm(Flo_SSdoy~fSENstartm))
#R2 = 0.1325; p = 0.04146 ; DF = 23


Fru_SSdoy = fSENstartm - fFRstartm

summary(lm(Fru_SSdoy~fLDstartm))
#R2 = 0.1565 ; p = 0.02862 ; DF = 23

summary(lm(Fru_SSdoy~fFLstartm))
#R2 = 0.4717 ; p = <0.0001 ; DF = 23

summary(lm(Fru_SSdoy~fFRstartm))
#R2 = 0.8147 ; p = <0.0001 ; DF = 23

summary(lm(Fru_SSdoy~fSENstartm))
#R2 = -0.04141 ; p = 0.8326 ; DF = 23


BB_LOdoy = fLOstartm - fLDstartm

summary(lm(BB_LOdoy~fLDstartm))
#R2 = 0.3484 ; p = 0.001126 ; DF = 23

summary(lm(BB_LOdoy~fLOstartm))
#R2 = -0.007418 ; p = 0.3736  DF = 23

summary(lm(BB_LOdoy~fFLstartm))
#R2 = -0.04231 ; p =0.8741 ; DF = 23

summary(lm(BB_LOdoy~fFRstartm))
#R2 = 0.001354 ; p = 0.3201 ; DF = 23

summary(lm(BB_LOdoy~fSENstartm))
#R2 = -0.03927 ; p = 0.7629


LO_FLdoy = fFLstartm - fLOstartm

summary(lm(LO_FLdoy~fLDstartm))
#R2 = 0.02576 ; p = 0.2138 ; DF = 23

summary(lm(LO_FLdoy~fLOstartm))
#r2 = 0.04986 ; p = 0.1464 ; DF = 23 

summary(lm(LO_FLdoy~fFLstartm))
#R2 = 0.9227 ; p = <0.0001 ; DF = 23

summary(lm(LO_FLdoy~fFRstartm))
#R2 = 0.4836 ; p = < 0.0001 ; DF = 23

summary(lm(LO_FLdoy~fSENstartm))
#R2 = -0.008455 ; p = 0.3807 ; DF = 23


LO_FRdoy = fFRstartm - fLOstartm

summary(lm(LO_FRdoy~fLDstartm))
#R2 = 0.01018 ; p = 0.06617 ; DF = 23

summary(lm(LO_FRdoy~fLOstartm))
#R2 = 0.00722 ; P = 0.2897 ; DF = 23

summary(lm(LO_FRdoy~fFLstartm))
#R2 = 0.4283 ; p = 0.0002314 ; DF = 23

summary(lm(LO_FRdoy~fFRstartm))
#R2 = 0.9653 ; p = < 0.0001 ; DF = 23

summary(lm(LO_FRdoy~fSENstartm))
#R2 = 0.1032 ; p = 0.06476 ; DF = 23


LO_SSdoy = fSENstartm - fLOstartm

summary(lm(LO_SSdoy~fLDstartm))
#R2 = -0.02761 ; p =0.557 ; DF =23

summary(lm(LO_SSdoy~fLOstartm))
#R2 = 0.04265 ; p = 0.1638 ; DF = 23

summary(lm(LO_SSdoy~fFLstartm))
#R2 = -0.04189 ; p = 0.8532 ; DF = 23

summary(lm(LO_SSdoy~fFRstartm))
#r2 = -0.002094 ; p = 0.3399 ; DF = 23

summary(lm(LO_SSdoy~fSENstartm))
#R2 = 0.8118 ; p = <0.0001 ; DF = 23


summary(lm(BB_Flodoy~fLOstartm))
#R2 = 0.079911 ; p = 0.09349 ; DF = 23

summary(lm(BB_Frudoy~fLOstartm))
#R2 = 0.02904 ; p = 0.2029 ; DF = 23

summary(lm(Flo_Frudoy~fLOstartm))
#r2 = -0.04062 ; p = 0.8037 ; DF = 23

summary(lm(BB_SSdoy~fLOstartm))
#r2 = 0.001014 ; p = 0.322; DF = 23

summary(lm(Flo_SSdoy~fLOstartm))
#R2 = 0.1423 ; p = 0.03563 ; DF = 23

summary(lm(Fru_SSdoy~fLOstartm))
#R2 = 0.09141 ; p = 0.07752 ; DF = 23


################################
################################
#### 11/1/16 Megaplot 2.0
####################

quartz(height=7, width=9)#this sets the dimensions of the plotting window
#par(mfrow=c(5,5))#this sets the number of rows and columns for the plots - in this case 5 rows and 5 columns
par(mfcol=c(5,5),mai=c(.1,.4,.1,.01), omi=c(.8,.01,.1,.01))#same thing but adding some measurements for margins within individual plots (may) and outside margins for the whole window (omi)

#1- commenting this panel out for now because budburst is earliest stage- can't predict it with previous stage
plot(BB_LOdoy, fLDstartm, ylab = "", xlab = "Leaf Out - Budburst DOY",pch=21,bg=cols[as.numeric(as.factor(fspecies))], xaxt='n')
abline(lm(fLDstartm~BB_LOdoy))
mtext("Budburst DOY", side=2, cex=.7, line=2)
plot(BB_LOdoy, fLOstartm, ylab = "", xlab = "",pch=21,bg=cols[as.numeric(as.factor(fspecies))], xaxt='n')
mtext("Leaf Out DOY", side=2, cex=.7, line=2)
plot(BB_LOdoy,fFLstartm, ylab = "", xlab = "",pch=21,bg=cols[as.numeric(as.factor(fspecies))], xaxt='n')
mtext("Flowering DOY", side=2, cex=.7, line=2)
plot(BB_LOdoy,fFRstartm,  ylab = "", xlab = "",pch=21,bg=cols[as.numeric(as.factor(fspecies))], xaxt='n')
mtext("Fruiting DOY", side=2, cex=.7, line=2)
plot(BB_LOdoy,fSENstartm, ylab = "", xlab = "Leaf Out - Budburst DOY",pch=21,bg=cols[as.numeric(as.factor(fspecies))])
mtext("Leaf Out - Budburst DOY", side=1, cex=.7, line=2)
mtext("Senescence DOY", side=2, cex=.7, line=2)

#2
plot(BB_Flodoy, fLDstartm, xlab = "", ylab = "",pch=21,bg=cols[as.numeric(as.factor(fspecies))], xaxt='n', yaxt='n')
plot(BB_Flodoy,fLOstartm, ylab = "", xlab = "",pch=21,bg=cols[as.numeric(as.factor(fspecies))], xaxt='n', yaxt='n')
abline(lm(fLOstartm~BB_Flodoy), lty=2)
plot(BB_Flodoy,fFLstartm, ylab = "", xlab = "",pch=21,bg=cols[as.numeric(as.factor(fspecies))], xaxt='n', yaxt='n')
abline(lm(fFLstartm~BB_Flodoy))
plot(BB_Flodoy,fFRstartm, ylab = "", xlab = "",pch=21,bg=cols[as.numeric(as.factor(fspecies))], xaxt='n', yaxt='n')
abline(lm(fFRstartm~BB_Flodoy))
plot(BB_Flodoy,fSENstartm, ylab = "", xlab = "Flowering - Budburst DOY",pch=21,bg=cols[as.numeric(as.factor(fspecies))], yaxt='n')
mtext("Flowering - Budburst DOY", side=1, cex=.7, line=2)

#3
plot(LO_FLdoy, fLDstartm, ylab = "", xlab = "",pch=21,bg=cols[as.numeric(as.factor(fspecies))], xaxt='n', yaxt='n')
plot(LO_FLdoy, fLOstartm, ylab = "", xlab = "",pch=21,bg=cols[as.numeric(as.factor(fspecies))], xaxt='n', yaxt='n')
plot(LO_FLdoy, fFLstartm, ylab = "", xlab = "",pch=21,bg=cols[as.numeric(as.factor(fspecies))], xaxt='n', yaxt='n')
abline(lm(fFLstartm~LO_FLdoy))
plot(LO_FLdoy, fFRstartm, ylab = "", xlab = "",pch=21,bg=cols[as.numeric(as.factor(fspecies))], xaxt='n', yaxt='n')
abline(lm(fFRstartm~LO_FLdoy))
plot(LO_FLdoy,fSENstartm, ylab = "", xlab = "Flowering - Leaf Out DOY",pch=21,bg=cols[as.numeric(as.factor(fspecies))],yaxt='n')
mtext("Flowering - Leaf Out DOY", side=1, cex=.7, line=2)

#4
plot(fLDstartm, Flo_Frudoy, xlab = "", ylab = "",pch=21,bg=cols[as.numeric(as.factor(fspecies))], xaxt='n', yaxt='n')
plot(Flo_Frudoy, fLOstartm, ylab = "", xlab = "",pch=21,bg=cols[as.numeric(as.factor(fspecies))], xaxt='n', yaxt='n')
plot(Flo_Frudoy, fFLstartm, ylab = "", xlab = "",pch=21,bg=cols[as.numeric(as.factor(fspecies))], xaxt='n', yaxt='n')
plot(Flo_Frudoy, fFRstartm, ylab = "", xlab = "",pch=21,bg=cols[as.numeric(as.factor(fspecies))], xaxt='n', yaxt='n')
abline(lm(fFRstartm~Flo_Frudoy))
plot(Flo_Frudoy, fSENstartm, ylab = "", xlab = "Fruiting - Flowering DOY",pch=21,bg=cols[as.numeric(as.factor(fspecies))], yaxt='n')
mtext("Fruiting - Flowering DOY", side=1, cex=.7, line=2)

#5
plot(Fru_SSdoy, fLDstartm, xlab = "", ylab = "",pch=21,bg=cols[as.numeric(as.factor(fspecies))], xaxt='n', yaxt='n')
abline(lm(fLDstartm~Fru_SSdoy))
plot(Fru_SSdoy, fLOstartm, xlab = "", ylab = "",pch=21,bg=cols[as.numeric(as.factor(fspecies))], xaxt='n', yaxt='n')
plot(Fru_SSdoy, fFLstartm, xlab = "", ylab = "",pch=21,bg=cols[as.numeric(as.factor(fspecies))], xaxt='n', yaxt='n')
abline(lm(fFLstartm~Fru_SSdoy))
plot(Fru_SSdoy, fFRstartm, xlab = "", ylab = "",pch=21,bg=cols[as.numeric(as.factor(fspecies))], xaxt='n', yaxt='n')
abline(lm(fFRstartm~Fru_SSdoy))
plot(Fru_SSdoy, fSENstartm, xlab = "", ylab = "Senescence - Fruiting DOY",pch=21,bg=cols[as.numeric(as.factor(fspecies))], xaxt='n', yaxt='n')
mtext("Senescence - Fruiting DOY", side=1, cex=.7, line=2)


##Now plot of later stage versus earlier stage
quartz(height=7, width=7)#this sets the dimensions of the plotting window
#par(mfrow=c(5,5))#this sets the number of rows and columns for the plots - in this case 5 rows and 5 columns
par(mfcol=c(4,4),mai=c(.2,.7,.2,.01), omi=c(.8,.01,.2,.2))#same thing but adding some measurements for margins within individual plots (may) and outside margins for the whole window (omi)

#1- commenting this panel out for now because budburst is earliest stage- can't predict it with previous stage
#plot(BB_LOdoy, fLDstartm, ylab = "Budburst DOY", xlab = "Leaf Out - Budburst DOY",bg=cols[as.numeric(as.factor(fspecies))])
#abline(lm(BB_LOdoy~fLDstartm))
plot(fLDstartm, fLOstartm, ylab = "Leaf Out", xlab = "")
abline(lm(fLOstartm~fLDstartm))
plot(fLDstartm,fFLstartm, ylab = "Flowering DOY", xlab = "")
abline(lm(fFLstartm~fLDstartm))
plot(fLDstartm,fFRstartm,  ylab = "Fruiting DOY", xlab = "")
abline(lm(fFRstartm~fLDstartm))
plot(fLDstartm,fSENstartm, ylab = "Senescence DOY", xlab = "Budburst DOY")
abline(lm(fSENstartm~fLDstartm), lty=2)

mtext("Budburst DOY", side=1, cex=.7, line=2)

#2
plot.new()
plot(fLOstartm,fFLstartm, ylab = "", xlab = "")
abline(lm(fFLstartm~fLOstartm))
plot(fLOstartm,fFRstartm, ylab = "", xlab = "")
abline(lm(fFRstartm~fLOstartm))
plot(fLOstartm,fSENstartm, ylab = "", xlab = "Leafout DOY")
mtext("Leafout DOY", side=1, cex=.7, line=2)

#3
plot.new()
plot.new()
plot(fFLstartm, fFRstartm, ylab = "", xlab = "")
abline(lm(fFRstartm~fFLstartm))
plot(fFLstartm,fSENstartm, ylab = "", xlab = "Flowering DOY")
mtext("Flowering DOY", side=1, cex=.7, line=2)

#4
plot.new()
plot.new()
plot.new()
plot(fFRstartm,fSENstartm, ylab = "", xlab = "Flowering DOY")
abline(lm(fSENstartm~fFRstartm), lty=2)
mtext("Fruiting DOY", side=1, cex=.7, line=2)


###Simulating data to make hypotheses figures
#Hyp1: previous stage (flow) constraints later stage (fruit); duration is random
flowstdoy<-c(1,2,3,4,5)
#flowdur<-c(5,5,5,5,5)
flowdur<-rnorm(5,mean=5, sd=1)
flowendoy<-flowstdoy+flowdur
frstdoy<-flowstdoy+flowdur
quartz(height=3, width=5)
par(mfrow=c(1,2))
plot(flowstdoy,frstdoy)
abline(lm(frstdoy~flowstdoy))
plot(flowdur,frstdoy)
abline(lm(frstdoy~flowdur))
#Hyp2: Interphase time (flow) constraints later stage (fruit); flow stard time is constant
flowstdoy<-c(1,1,1,1,1)
flowdur<-c(5,6,7,8,9)
flowendoy<-flowstdoy+flowdur
frstdoy<-flowstdoy+flowdur
plot(flowdur,frstdoy)
abline(lm(frstdoy~flowdur))
